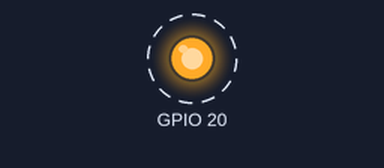
A program run on a simulated Raspberry Pi (BCM pin numbers). Parts: output pins drawn as LEDs (lit = HIGH). Dashed ring = blinking. What the program prints to the terminal is not drawn. At 5.0 s the program stops and its outputs stay as they are.

Above: at 0.12 s.
Timing chart, 0 to 3.0 s (numbered marks = the images above):
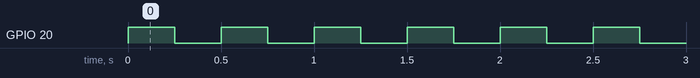

The program:

blink.py
```python
#!/usr/bin/env python3

"""
    blink.py - Blink the line
    Author: Hoanh An (hoanhan@bennington.edu)
    Date: 04/30/18
"""

import RPi.GPIO as GPIO
import time

GPIO.setmode(GPIO.BCM)
GPIO.setup(20, GPIO.OUT)

def blink_light(nums_time):
    for i in range(nums_time):
        GPIO.output(20, 1)
        time.sleep(0.25)
        GPIO.output(20, 0)
        time.sleep(0.25)
        print(i)

blink_light(10)
GPIO.cleanup()
```

Measured:
- by itself, GPIO 20: alternates HIGH for 0.25 s and LOW for 0.25 s, 20 changes in all, then stays LOW
